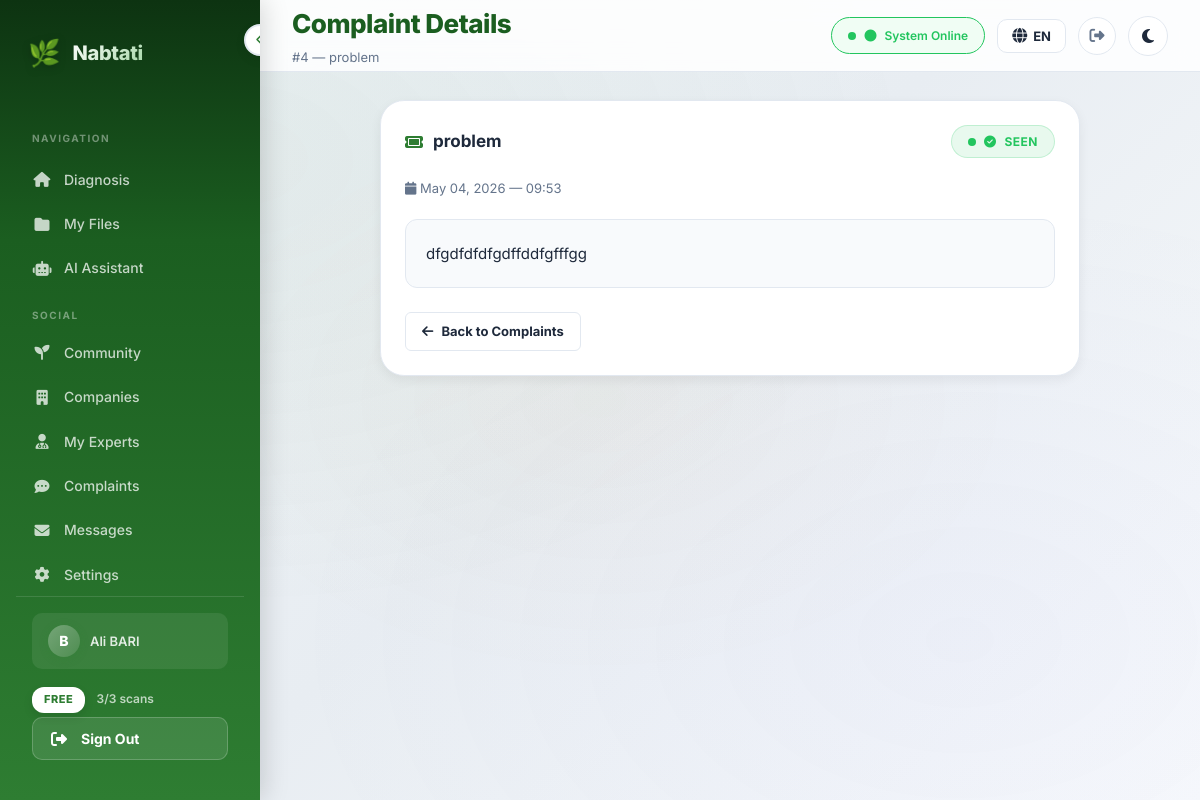
The app's page /complaints/4/ (signed in) with its own data.
### analysis/models.py (models this page shows, shortened)
class CustomUser(AbstractUser):
    email = models.EmailField(unique=True)
    email_verified = models.BooleanField(default=False)
    birth_date = models.DateField(null=True, blank=True)
    PURPOSE_CHOICES = [
        ("farmer", "Farmer"),
        ("company", "Company"),
        ("other", "Other"),
    ]
    purpose = models.CharField(
        max_length=20,
        choices=PURPOSE_CHOICES,
        default="other",
    )
    user_code = models.CharField(
        max_length=6,
        unique=True,
        default=generate_user_code,
    )
    avatar = models.ImageField(upload_to="avatars/", null=True, blank=True)
    bio = models.TextField(max_length=500, blank=True)
    location = models.CharField(max_length=100, blank=True)
    crops_of_interest = models.JSONField(default=list, blank=True)
    role = models.CharField(
        max_length=10,
        choices=ROLE_CHOICES,
        default="user",
    )
    plan_type = models.CharField(
        max_length=10,
        choices=PLAN_CHOICES,
        default="free",
    )
    subscription_start = models.DateTimeField(null=True, blank=True)
    subscription_end = models.DateTimeField(null=True, blank=True)
    daily_scan_count = models.PositiveIntegerField(default=0)
    last_scan_date = models.DateField(null=True, blank=True)
    total_scans_count = models.PositiveIntegerField(default=0)
    class Meta:
        verbose_name = "User"
        verbose_name_plural = "Users"
    def get_display_name(self):
        if self.role == "company":
            try:
                return self.company_profile.company_name
            except Exception:
                return self.get_full_name() or self.username
        return self.get_full_name() or self.username
    @property
    def is_expert(self):
        return self.role == "expert"
    @property
    def is_admin_role(self):
        return self.role == "admin" or self.is_staff
    @property
    def effective_plan_type(self):
        if self.is_staff:
            return "premium"
        return self.plan_type
    @property
    def plan_config(self):
        return PLAN_CONFIG.get(self.effective_plan_type, PLAN_CONFIG["free"])
    def get_daily_limit(self):
        return self.plan_config["daily_limit"]
    def remaining_scans_today(self):
        from django.utils import timezone as tz
        self._reset_daily_count_if_needed(tz.localdate())
        limit = self.get_daily_limit()
        if limit is None:
            return None
        return max(0, limit - self.daily_scan_count)
    def can_use_chat(self):
        if self.is_staff:
            return True
        return self.plan_type == "premium"
    def _reset_daily_count_if_needed(self, today):
        if self.last_scan_date != today:
            self.daily_scan_count = 0
            self.last_scan_date = today
            self.save(update_fields=["daily_scan_count", "last_scan_date"])

class Complaint(models.Model):
    user = models.ForeignKey(
        settings.AUTH_USER_MODEL,
        on_delete=models.CASCADE,
        related_name="complaints",
    )
    title = models.CharField(max_length=200)
    message = models.TextField()
    status = models.CharField(
        max_length=10,
        choices=COMPLAINT_STATUS_CHOICES,
        default="unseen",
    )
    created_at = models.DateTimeField(auto_now_add=True)
    class Meta:
        ordering = ["-created_at"]
        verbose_name = "Complaint"
        verbose_name_plural = "Complaints"

### analysis/views.py (the view)
# urls.py: path("complaints/<int:complaint_id>/", views.complaint_detail, name="complaint_detail"),
@login_required
def complaint_detail(request, complaint_id):
    complaint = get_object_or_404(Complaint, pk=complaint_id, user=request.user)
    return render(request, "analysis/complaint_detail.html", {"complaint": complaint})

### experts/services.py (called while the page is built)
def get_unread_count(user: CustomUser) -> int:
    from experts.models import Message, Conversation
    from django.db.models import Q
    conversations = Conversation.objects.filter(Q(user=user) | Q(expert=user))
    return Message.objects.filter(
        conversation__in=conversations,
        is_read=False,
    ).exclude(sender=user).count()

### analysis/templates/analysis/complaint_detail.html (shortened to what this page needs)
{% extends "analysis/base.html" %}
{% load static %}
{% load i18n %}
{% block header_title %}{% trans "Complaint Details" %}{% endblock %}
{% block header_subtitle %}#{{ complaint.id }} — {{ complaint.title }}{% endblock %}
{% block content %}
<div style="max-width:700px;margin:0 auto;">
    <div class="card">
        <div style="display:flex;justify-content:space-between;align-items:center;margin-bottom:20px;flex-wrap:wrap;gap:12px;">
            <h3 class="card-title" style="margin:0;">
                <i class="fas fa-ticket"></i> {{ complaint.title }}
            </h3>
            <span class="status-badge {{ complaint.status }}" style="
                padding:6px 16px; border-radius:20px; font-size:12px; font-weight:700;
                text-transform:uppercase; letter-spacing:0.5px;
                {% if complaint.status == 'seen' %}
                background:rgba(34,197,94,0.1); color:#22c55e; border:1px solid rgba(34,197,94,0.2);
                {% else %}
                background:rgba(239,68,68,0.1); color:#ef4444; border:1px solid rgba(239,68,68,0.2);
                {% endif %}
            ">
                {% if complaint.status == 'seen' %}
                <i class="fas fa-check-circle"></i> {% trans "Seen" %}
                {% else %}
                <i class="fas fa-clock"></i> {% trans "Unseen" %}
                {% endif %}
            </span>
        </div>
        <div style="font-size:13px;color:var(--text-muted);margin-bottom:20px;">
            <i class="fas fa-calendar"></i> {{ complaint.created_at|date:"F d, Y — H:i" }}
        </div>
        <div style="
            background:var(--bg-color); border-radius:12px; padding:20px;
            border:1px solid var(--border); font-size:15px; line-height:1.8;
            color:var(--text-main); white-space:pre-wrap;
        ">{{ complaint.message }}</div>
        <div style="margin-top:24px;">
            <a href="{% url 'my_complaints' %}" class="btn btn-sm btn-secondary">
                <i class="fas fa-arrow-left"></i> {% trans "Back to Complaints" %}
            </a>
        </div>
    </div>
</div>
{% endblock %}

### analysis/templates/analysis/base.html (shortened to what this page needs)
{% load static %}
{% load i18n %}
<!DOCTYPE html>
<html lang="{{ LANGUAGE_CODE }}" dir="{% if LANGUAGE_CODE == 'ar' %}rtl{% else %}ltr{% endif %}" data-theme="light">
<head>
    <link href="https://cdnjs.cloudflare.com/ajax/libs/font-awesome/6.4.0/css/all.min.css" rel="stylesheet">
    <link rel="stylesheet" href="{% static 'css/style.css' %}">
    <link rel="stylesheet" href="{% static 'css/mobile.css' %}">
</head>
<body>
    <aside class="sidebar" id="sidebar" role="navigation" aria-label="{% trans 'Main navigation' %}" style="display:flex;flex-direction:column;">
        <button class="toggle-btn" onclick="toggleSidebar()" aria-label="{% trans 'Toggle sidebar' %}" aria-expanded="true">
            <i class="fas fa-chevron-left"></i>
        </button>
        <div class="logo">
            <span class="logo-icon">🌿</span>
            <span class="logo-text">Nabtati</span>
        </div>
        <div class="nav-section-label">{% trans "Navigation" %}</div>
        <div style="flex:1;overflow-y:auto;">
        <nav>
            <a href="{% url 'home' %}" class="nav {% block nav_home %}{% endblock %}" {% block nav_home_aria %}{% endblock %}>
                <i class="fas fa-home"></i>
                <span class="nav-text">{% trans "Diagnosis" %}</span>
            </a>
            <a href="{% url 'my_files' %}" class="nav {% block nav_files %}{% endblock %}" {% block nav_files_aria %}{% endblock %}>
                <i class="fas fa-folder"></i>
                <span class="nav-text">{% trans "My Files" %}</span>
            </a>
            <a href="{% url 'assistant' %}" class="nav {% block nav_assistant %}{% endblock %}" {% block nav_assistant_aria %}{% endblock %}>
                <i class="fas fa-robot"></i>
                <span class="nav-text">{% trans "AI Assistant" %}</span>
            </a>
            <div class="nav-section-label">{% trans "Social" %}</div>
            <a href="{% url 'community:feed' %}" class="nav {% block nav_community %}{% endblock %}">
                <i class="fas fa-seedling"></i>
                <span class="nav-text">{% trans "Community" %}</span>
            </a>
            <a href="{% url 'companies:directory' %}" class="nav {% block nav_companies %}{% endblock %}">
                <i class="fas fa-building"></i>
                <span class="nav-text">{% trans "Companies" %}</span>
            </a>
            {% if has_experts %}
            <a href="{% url 'experts:user_experts' %}" class="nav {% block nav_experts %}{% endblock %}">
                <i class="fas fa-user-md"></i>
                <span class="nav-text">{% trans "My Experts" %}</span>
            </a>
            {% endif %}
            {% if not is_expert and not user.is_staff %}
            <a href="{% url 'my_complaints' %}" class="nav {% block nav_complaints %}{% endblock %}">
                <i class="fas fa-comment-dots"></i>
                <span class="nav-text">{% trans "Complaints" %}</span>
            </a>
            {% endif %}
            <a href="{% url 'companies:user_messages' %}" class="nav {% block nav_user_messages %}{% endblock %}">
                <i class="fas fa-envelope"></i>
                <span class="nav-text">{% trans "Messages" %}</span>
            </a>
            <a href="{% url 'settings' %}" class="nav {% block nav_settings %}{% endblock %}">
                <i class="fas fa-cog"></i>
                <span class="nav-text">{% trans "Settings" %}</span>
            </a>
        </nav>
        </div>
        <div class="sidebar-footer">
            {% if user.is_authenticated %}
            <div class="user-info">
                <div class="user-avatar">{{ user.username|make_list|first|upper }}</div>
                <span class="nav-text user-name">
                    {{ user.get_display_name }}
                </span>
            </div>
            <div class="nav-text plan-info-sidebar" style="padding: 10px 0 4px 0; font-size: 12px;">
                <span class="plan-badge plan-badge-{{ plan_type }}" style="
                    display: inline-block;
                    padding: 4px 12px;
                    border-radius: 12px;
                    font-size: 11px;
                    font-weight: 800;
                    letter-spacing: 0.5px;
                    text-transform: uppercase;
                    {% if plan_type == 'premium' %}
                        background: linear-gradient(135deg, #f59e0b, #d97706);
                        color: #fff;
                        box-shadow: 0 4px 10px rgba(217, 119, 6, 0.3);
                    {% elif plan_type == 'basic' %}
                        background: linear-gradient(135deg, #6366f1, #4f46e5);
                        color: #fff;
                        box-shadow: 0 4px 10px rgba(79, 70, 229, 0.3);
                    {% else %}
                        background: #fff;
                        color: var(--primary);
                        box-shadow: 0 4px 10px rgba(0,0,0,0.1);
                    {% endif %}
                ">{{ plan_label }}</span>
                {% if daily_limit is not None %}
                <span style="color: rgba(255,255,255,0.7); margin-left: 8px; font-weight: 600;">
                    {{ remaining_scans }}/{{ daily_limit }} {% trans "scans" %}
                </span>
                {% else %}
                <span style="color: rgba(255,255,255,0.7); margin-left: 8px; font-weight: 600;">
                    ∞ {% trans "scans" %}
                </span>
                {% endif %}
            </div>
            <button class="sidebar-logout-btn" onclick="confirmLogout()" data-logout-url="{% url 'logout' %}">
                <i class="fas fa-right-from-bracket"></i>
                <span class="nav-text">{% trans "Sign Out" %}</span>
            </button>
            {% else %}
            <a href="{% url 'login' %}" class="nav">
                <i class="fas fa-sign-in-alt"></i>
                <span class="nav-text">{% trans "Login" %}</span>
            </a>
            {% endif %}
        </div>
    </aside>
    <div class="main-wrapper">
        <header class="header desktop-header">
            <div>
                <h1 class="header-title">{% block header_title %}Nabtati{% endblock %}</h1>
                <p class="header-subtitle">{% block header_subtitle %}{% endblock %}</p>
            </div>
            <div class="header-actions">
                {% block header_actions %}
                <span class="status-badge" role="status" aria-live="polite">
                    <i class="fas fa-circle"></i> {% trans "System Online" %}
                </span>
                {% endblock %}
                <div class="lang-switcher" id="langSwitcher">
                    <button class="lang-btn" id="langToggle" type="button" aria-label="{% trans 'Change language' %}">
                        <i class="fas fa-globe"></i>
                        <span>{{ LANGUAGE_CODE|upper }}</span>
                    </button>
                </div>
                {% if user.is_authenticated %}
                <button class="header-logout-btn" onclick="confirmLogout()" data-logout-url="{% url 'logout' %}" title="{% trans 'Sign Out' %}">
                    <i class="fas fa-right-from-bracket"></i>
                </button>
                {% endif %}
                <button class="theme-toggle desktop-theme-toggle" onclick="toggleTheme()" aria-label="{% trans 'Toggle dark mode' %}">
                    <i class="fas fa-moon" id="theme-icon"></i>
                </button>
            </div>
        </header>
        <main class="content" id="main-content">
            {% block content %}{% endblock %}
        </main>
    </div>
</body>
</html>

### static/css/mobile.css (style rules this page uses)
.user-info { display: flex; align-items: center; gap: 10px; padding: 12px 16px; margin-bottom: 8px; border-radius: var(--radius-sm); background: rgba(255, 255, 255, 0.08); }
.user-avatar { width: 32px; height: 32px; border-radius: 50%; background: linear-gradient(135deg, rgba(255,255,255,0.3), rgba(255,255,255,0.1)); display: flex; align-items: center; justify-content: center; font-weight: 800; font-size: 14px; color: white; flex-shrink: 0; }
.user-name { font-size: 13px; font-weight: 600; color: rgba(255,255,255,0.85); }
@media (min-width: 320px) { .header-title { font-size: clamp(18px, 4vw, 26px); } }
@media (min-width: 320px) { .card-title { font-size: clamp(14px, 3vw, 17px); } }

### records on screen
CustomUser: username|make_list "B", get_display_name "Ali BARI", plan_type "FREE"
Complaint: id "4", title "problem", created_at "May 04, 2026 — 09:53", message "dfgdfdfdfgdffddfgfffgg"

### other values on screen
{{ remaining_scans }} "3"
{{ daily_limit }} "3"
{{ LANGUAGE_CODE|upper }} "EN"
